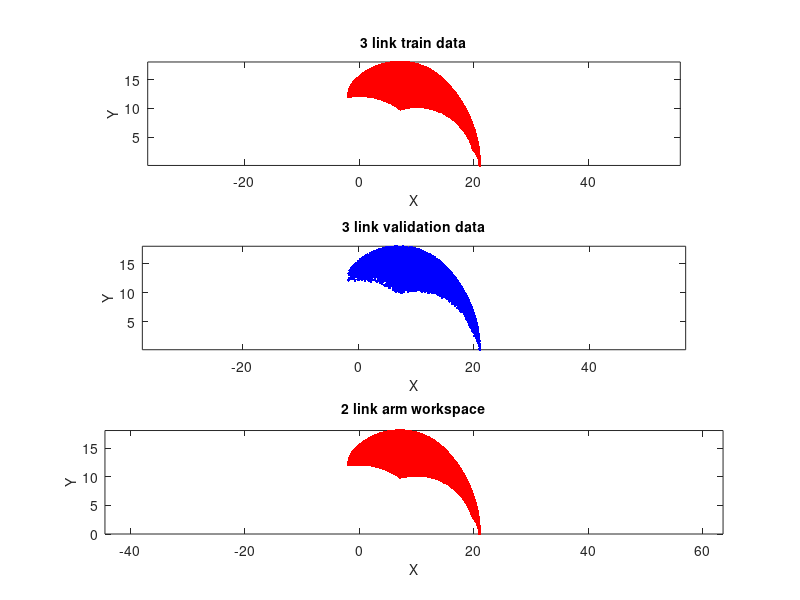

Here is the MATLAB script that generated this plot: (Note: this script raises an error after producing the figure.)
% The following code snippet shows how data is generated for all
% combination of |theta1| and |theta2| values and saved into a matrix to be
% used as training data. The reason for saving the data in two matrices is
% explained in the following section.

l1 = 10; % length of first arm
l2 = 7; % length of second arm
l3 = 4; % length of third arm

nr_p = 50;

theta1 = linspace(0, pi/4, nr_p); % all possible theta1 values
theta2 = linspace(0, pi/2, nr_p); % all possible theta2 values
theta3 = linspace(0, pi/4, nr_p); % all possible theta3 values

% [THETA1,THETA2] = meshgrid(theta1,theta2);
[THETA1,THETA2,THETA3] = meshgrid(theta1,theta2,theta3);

X = l1 * cos(THETA1) + l2 * cos(THETA1 + THETA2) + l3 * cos(THETA1 + THETA2 + THETA3); % compute x coordinates
Y = l1 * sin(THETA1) + l2 * sin(THETA1 + THETA2) + l3 * sin(THETA1 + THETA2 + THETA3); % compute y coordinates

% X = l1 * cos(THETA1) + l2 * cos(THETA1 + THETA2);
% Y = l1 * sin(THETA1) + l2 * sin(THETA1 + THETA2);

data1 = [X(:) Y(:) THETA1(:)]; % create x-y-theta1 dataset
data2 = [X(:) Y(:) THETA2(:)]; % create x-y-theta2 dataset
data3 = [X(:) Y(:) THETA3(:)]; % create x-y-theta3 dataset

%%
train_data1 = data1(1:2:end,:);
train_data2 = data2(1:2:end,:);
% train_data3 = data3(1:2:end,:);
val_data1 = data1(2:2:end,:);
val_data2 = data2(2:2:end,:);
% val_data3 = data3(2:2:end,:);

%%
TRAIN_P = 80;
PARTS = 25;
GROUP_SIZE = length(data1)/PARTS;

all_points = 1:length(data1);

parts = reshape(all_points, [PARTS, GROUP_SIZE]);

train_points = [];
val_points = [];
test_points = [];
for i = 1:PARTS
    t = datasample(parts(i,:),floor(TRAIN_P/100*GROUP_SIZE), 'Replace', false);
    rest = setdiff(parts(i,:), t);
    
    v = datasample(rest,floor(size(rest,2)/2), 'Replace', false);
    tp = setdiff(rest, v);
    
    train_points = [train_points t];
    val_points = [val_points v];
    test_points = [test_points tp];
end
%% load the points into data sets
train_data1 = data1(train_points, :);
train_data2 = data2(train_points, :);
train_data3 = data3(train_points, :);

val_data1 = data1(val_points, :);
val_data2 = data2(val_points, :);
val_data3 = data3(val_points, :);

test_data1 = data1(test_points, :);
test_data2 = data2(test_points, :);
test_data3 = data3(test_points, :);

%% save train/val/test data sets
save('train_points', 'train_points');
save('val_points', 'val_points');
save('test_points', 'test_points');

%% load train/val/test data points
load('train_points');
load('val_points');
load('test_points');
%%
% The following plot shows all the X-Y data points generated by cycling
% through different combinations of |theta1| and |theta2| and deducing x
% and y coordinates for each. The plot can be generated by using the
% code-snippet shown below. The plot is illustrated further for easier
% understanding.
%
figure
subplot(3,1,1);
plot(train_data1(:,1), train_data1(:,2),'r.','linewidth',1);
axis equal;
xlabel('X','fontsize',10)
ylabel('Y','fontsize',10)
title('3 link train data','fontsize',10)
% hold on;
subplot(3,1,2);
plot(val_data1(:,1), val_data1(:,2),'b.','linewidth',1);
axis equal;
xlabel('X','fontsize',10)
ylabel('Y','fontsize',10)
title('3 link validation data','fontsize',10)

subplot(3,1,3);
plot(test_data1(:,1), test_data1(:,2),'k.','linewidth',1);
axis equal;
xlabel('X','fontsize',10)
ylabel('Y','fontsize',10)
title('3 link test data','fontsize',10)
%
% <<../invkine_grid.png>>
%
%%
plot(X(:),Y(:),'r.');
axis equal;
xlabel('X','fontsize',10)
ylabel('Y','fontsize',10)
title('2 link arm workspace','fontsize',10)
%%
opt = genfisOptions('SubtractiveClustering',...
                    'ClusterInfluenceRange',0.2);

fismat=genfis(train_data1(:,1:2),train_data1(:,3),opt);

opt = anfisOptions;
opt.InitialFIS = fismat;
opt.EpochNumber = 300;
epoch = 1:300;
opt.DisplayANFISInformation = 0;
opt.DisplayErrorValues = 0;
opt.DisplayStepSize = 0;
opt.DisplayFinalResults = 0;

% Train an ANFIS system using the first set of training data, |data1|.
disp('--> Training first ANFIS network.')

opt.ValidationData = val_data1;

[anfis1,trnErr,ss,anfis12,chkErr] = anfis(train_data1,opt);

figure
plot(epoch,trnErr,'o-b',epoch,chkErr,'x-r')
disp('--> Finished training first ANFIS network.')
%%
opt = genfisOptions('SubtractiveClustering',...
                    'ClusterInfluenceRange',0.2);

fismat=genfis(train_data2(:,1:2),train_data2(:,3),opt);

opt = anfisOptions;
opt.InitialFIS = fismat;
opt.EpochNumber = 300;
epoch = 1:300;
opt.DisplayANFISInformation = 0;
opt.DisplayErrorValues = 0;
opt.DisplayStepSize = 0;
opt.DisplayFinalResults = 0;

disp('--> Training second ANFIS network.')
% opt.InitialFIS = 25; % grid partitioning
opt.ValidationData = val_data2;

[anfis2,trnErr,ss,anfis22,chkErr] = anfis(train_data2,opt);

figure
plot(epoch,trnErr,'o-b',epoch,chkErr,'x-r')
disp('--> Finished training second ANFIS network.')
%%
% Change the number of input membership functions and train an ANFIS system
% using the third set of training data, |data3|.
tic
opt = genfisOptions('SubtractiveClustering',...
                    'ClusterInfluenceRange',0.2);

fismat=genfis(train_data3(:,1:2),train_data3(:,3),opt);

opt = anfisOptions;
opt.InitialFIS = fismat;
opt.EpochNumber = 300;
epoch = 1:300;
opt.DisplayANFISInformation = 0;
opt.DisplayErrorValues = 0;
opt.DisplayStepSize = 0;
opt.DisplayFinalResults = 0;

disp('--> Training third ANFIS network.')
% opt.InitialFIS = 25; % grid partitioning
opt.ValidationData = val_data3;

[anfis3,trnErr,ss,anfis32,chkErr] = anfis(train_data3,opt);

figure
plot(epoch,trnErr,'o-b',epoch,chkErr,'x-r')
disp('--> Finished training third ANFIS network.')
train_time = toc

%% save training
save('anfis1', 'anfis1');
%%
save('anfis2', 'anfis2');
%%
save('anfis3', 'anfis3');
%%
load('anfis1');
load('anfis2');
load('anfis3');